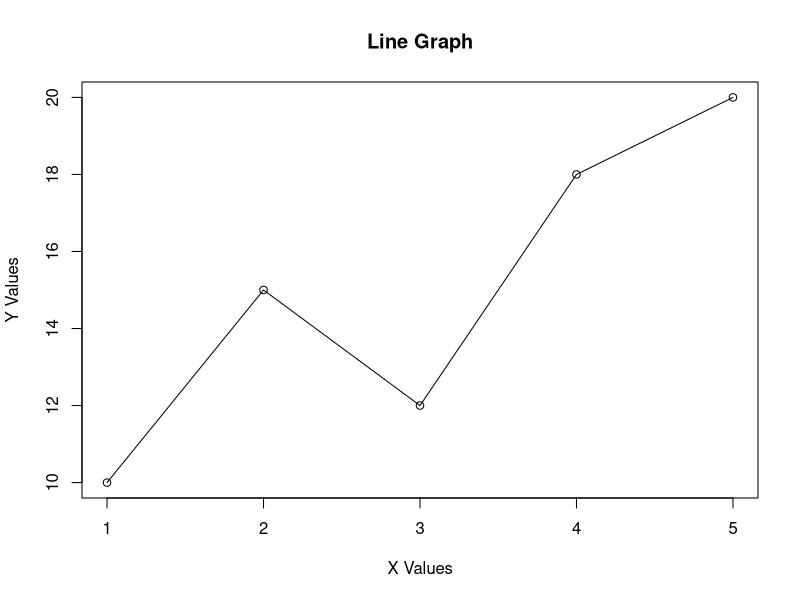

The R source for this figure:
x <- c(1, 2, 3, 4, 5)
y <- c(10, 15, 12, 18, 20)

plot(x, y, type="o",
     main="Line Graph",
     xlab="X Values",
     ylab="Y Values")
